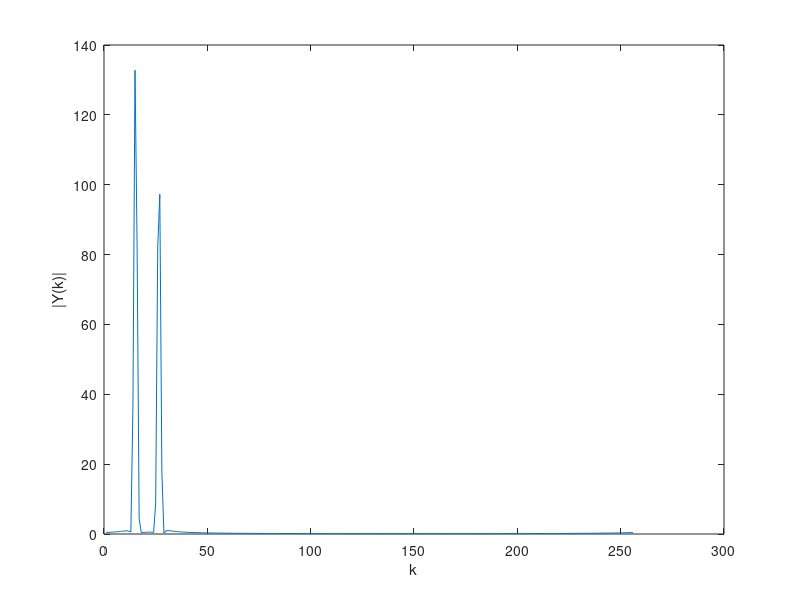

Recreate this plot in MATLAB. (Note: this script raises an error after producing the figure.)
%to erwthma 2.1 apanth8hke sth synarthsh dft_manual pou uparxei sto arxeio 

%% Erwthma 2.2

L=256;
N=256;
n=1:256;
%8etw tis arxikes kyklikes syxnothtes opws dinetai apo thn askhsh
w1=pi/9;
w2=pi/5;
%orizw ay8aireta tis faseis ph1=pi/5 kai ph2=pi/36
ph1=pi/5; 
ph2=pi/36; 
%orizw ta shmata pou dinontai apo thn ekfwnhsh
x1=1*exp(1j*(w1*n+ph1));
x2=0.8*exp(1j*(w2*n+ph2));
window=hamming(256);
%dhmiourgw to para8yro hamming
%gia na prokypsei to y[n] pairnw to anastrofo tou para8yrou hamming
%epeidh einai dianysma sthlh kai to pollaplasiazw kata stoixeio me to x1+x2 
y=window'.*(x1+x2);
%ypologizw kai sxediazw ton DFT tou y
Y=fft(y);
figure;
plot (abs(Y))
xlabel('k')
ylabel('|Y(k)|')
%twra 8eloume na checkaroume th diakritikh ikanothta tou systhmatos mas.
%gia to logo ayto 8a arxisoume na elattwnoume th syxnothta w2 me mikra
%vhmata. epilegoume ay8aireta ayto na ginei se 30 epanalhpseis epomenws to
%vhma pou 8a xrhsimopoihsoume 8a einai (pi/5-pi/9)/30=0.0093. epeidh ayth
%th routina 8a th xrhsimopoihsoume kai parakatw dhmiourgoume th synarthsh
%plot_maker pou pairnei ws orismata ton ari8mo N twn shmeiwn tou DFT pou
%8eloume, thn arxikh syxnothta pou metaballoume kai elegxoume, to shma x1
%kai to bhma. me ka8e nea syxnothta sxediazoume ton dft tou shmatos Y kai
%para8etoume ta apotelesmata apo ta grafhmata ola mazi opws exoume pra3ei
%kai sthn anafora prokeimenou na diakrinoume thn oriakh diafora twn
%syxnothtwn Dw
plot_maker(N,w2,x1,0.0093)

%% Erwthma 2.3

%edw 8eloume idia diadikasia me parapanw mono pou o ari8mos twn deigmatwn
%tou DFT 8a einai axika 512 kai meta 1024 giaytoo prepei na checkaroume gia
%na kanoume to zero-padding tou shmatos
l=length(y); 
%zero-padding gia na ftasei to shma ta 512 deigmata
if l<N
    for j=(l+1):N
        y(j)=0;
    end
end
Y=fft(y);
figure;
plot (abs(Y))
xlabel('k')
ylabel('|Y(k)|')
plot_maker(512,w2,x1,0.0093)
%zero-padding gia na ftasei to shma ta 1024 deigmata
l=length(y); 
if l<N
    for j=(l+1):N
        y(j)=0;
    end
end
Y=fft(y);
figure;
plot (abs(Y))
xlabel('k')
ylabel('|Y(k)|')
plot_maker(1024,w2,x1,0.0093)

%% Erwthma 2.4

%oriakh diafora syxnoththtwn me vash ta parapanw diagrammata einai Dw~0.056
%gia shma pou pernaei apo para8yro me mhkos L=512 kai syxnothta w2=w1+0.056
%xrhsimopoiw pali plot_maker alla ayth th fora me vhma 0.056/30~0.00186 
n=1:512;
w1=pi/9;
w2=w1+0.056;
ph1=pi/5; 
ph2=pi/36;
x1=1*exp(1j*(w1*n+ph1));
x2=0.8*exp(1j*(w2*n+ph2));
window=hamming(512);
y=window'.*(x1+x2);
Y=fft(y);
figure;
plot (abs(Y))
xlabel('k')
ylabel('|Y(k)|')
xlim([0 150])
plot_maker(512,w2,x1,0.00186)
%epanalambanw th diadikasia ayth th fora gia shma pou pernaei apo para8yro me mhkos L=1024
n=1:1024;
x1=1*exp(1j*(w1*n+ph1));
x2=0.8*exp(1j*(w2*n+ph2));
window=hamming(1024);
y=window'.*(x1+x2);
Y=fft(y);
figure;
plot (abs(Y))
xlabel('k')
ylabel('|Y(k)|')
xlim([0 150])
plot_maker(1024,w2,x1,0.00186)

%% Erwthma 2.5

%dhmiourgw ta shmata mhkous 256 pou zhtaei h ekfwnhsh ka8ws kai ta para8yra
%mhkous 256
n=1:256;
w1=0.5*pi;
w2=0.6*pi;
ph1=pi/5; 
ph2=pi/36;
x1=1*exp(1j*(w1*n+ph1));
x2=0.1*exp(1j*(w2*n+ph2));
w_rect= ones(1,256);
w_ham=hamming(256);
y1=w_rect.*(x1+x2);
y2=w_ham'.*(x1+x2);
%ypologizw tous DFT twn parapanw 2 shmatwn tou prwtou me to tetragwniko
%para8yro kai tou deyterou me to para8yro typou hamming
%sxediazw ta katallhla plots
Y1=fft(y1,1024); %h synarthsh fft kanei monh ths zero-padding
Y2=fft(y2,1024);
%sxediazw ta dyo plots twn shmatwn 
%prwta ayto pou perase apo tetragwniko para8yro
figure;
plot (abs(Y1))
xlabel('k')
ylabel('|Y1(k)|')
%kai deytero aytou pou perase apo para8yro Hamming
figure;
plot (abs(Y2))
xlabel('k')
ylabel('|Y2(k)|')
